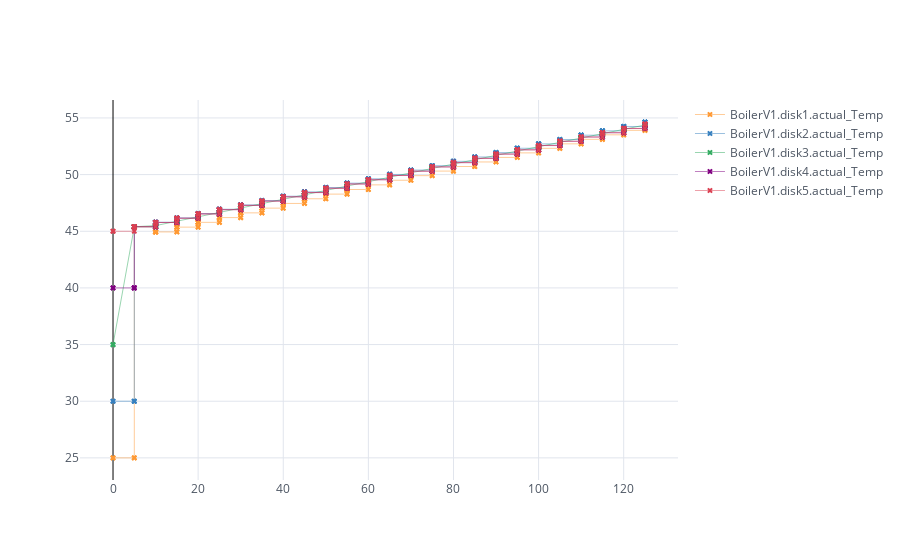

This figure's notebook cell:
### Code cell
# First try of entire Boiler form the exemple with only 5 disks.

@nodependencies
class BoilerV1(Entity, ElectricalDevice, WaterDevice):

    """ - - - - - - - PORTS - - - - - - - - - - """

    switch_boiler = Input(Resources.switch, "on")
    water_need = Input(Resources.water, 8)
    
    #hot_Water = Output(Resources.water,0) #Going to Shower and/or DW
    
    max_Capacity = Local(Resources.water,60)
    cons_Boiler = Local(Resources.electricity,4000)
    boiler_efficiency = Local(Resources.pourcent, 1)
    
    #max_Temp = Local(Resources.celsius,55)
    #actual_Capacity = Local(Resources.water,50)   Will see later
    #actual_Temp = Local(Resources.celsius,50)
    
    
    
    """ - - - - - - - SUBENTITIES - - - - - - - - - - """

    disk1 = MixingDisk()
    disk2 = MixingDisk()
    disk3 = MixingDisk()
    disk4 = MixingDisk()
    disk5 = MixingDisk()
    

    """ - - - - - - - STATES & TRANSITIONS - - - - - - - - - - """

    state = current = State()
    
    """ - - - - - - - INFLUENCES - - - - - - - - - - """
    influence_switch1 = Influence(source=switch_boiler, target=disk1.switch_boiler)
    influence_switch2 = Influence(source=switch_boiler, target=disk2.switch_boiler)
    influence_switch3 = Influence(source=switch_boiler, target=disk3.switch_boiler)
    influence_switch4 = Influence(source=switch_boiler, target=disk4.switch_boiler)
    influence_switch5 = Influence(source=switch_boiler, target=disk5.switch_boiler)
    
    influence_water_1 = Influence(source=water_need, target=disk1.water_drawn)
    influence_water_2 = Influence(source=water_need, target=disk2.water_drawn)
    influence_water_3 = Influence(source=water_need, target=disk3.water_drawn)
    influence_water_4 = Influence(source=water_need, target=disk4.water_drawn)
    influence_water_5 = Influence(source=water_need, target=disk5.water_drawn)
    
    
    
    #dep1 = Dependency(source="req_water_out", target=water_need)

    
    """ - - - - - - - UPDATES - - - - - - - - - - """
    
    influence_temp_up_1 = Influence(source = disk1.actual_Temp, target = disk1.temp_up)
    influence_temp_up_2 = Influence(source = disk1.actual_Temp, target = disk2.temp_up)
    influence_temp_up_3 = Influence(source = disk2.actual_Temp, target = disk3.temp_up)
    influence_temp_up_4 = Influence(source = disk3.actual_Temp, target = disk4.temp_up)
    influence_temp_up_5 = Influence(source = disk4.actual_Temp, target = disk5.temp_up)
    influence_temp_down_1 = Influence(source = disk2.actual_Temp, target = disk1.temp_down)
    influence_temp_down_2 = Influence(source = disk3.actual_Temp, target = disk2.temp_down)
    influence_temp_down_3 = Influence(source = disk4.actual_Temp, target = disk3.temp_down)
    influence_temp_down_4 = Influence(source = disk5.actual_Temp, target = disk4.temp_down)
    influence_temp_down_5 = Influence(source = disk5.actual_Temp, target = disk5.temp_down)

#elk.plot(Boiler())

bt=BoilerV1()
bt.electricity_in.value=4000

bt.disk1.actual_Temp.value = 25
bt.disk2.actual_Temp.value = 30
bt.disk3.actual_Temp.value = 35
bt.disk4.actual_Temp.value = 40
bt.disk5.actual_Temp.value = 45

"""sim1=Simulator(bt)
sim1.stabilize()
sim1.advance(200)
sim1.plot()  """  

sim1=Simulator(bt)
sim1.stabilize
for i in range(25):
    sim1.advance(5)
sim1.plot(level=2)    
sim1.traces.plot(traces=[bt.disk1.actual_Temp, bt.disk2.actual_Temp, bt.disk3.actual_Temp, bt.disk4.actual_Temp, bt.disk5.actual_Temp])

### Figure 1 — Plotly figure (JSON) as saved in the notebook; plotly's stock layout.template omitted (floating-point values rounded to 4 significant figures; data arrays with more than 128 entries replaced by an {"elided": "..."} marker saying what was removed)
{"data": [{"line": {"color": "rgba(255, 153, 51, 1.0)", "dash": "solid", "shape": "linear", "width": 0.5}, "marker": {"size": 5, "symbol": "x"}, "mode": "markers+lines", "name": "BoilerV1.disk1.actual_Temp", "text": "", "type": "scatter", "uid": "53f5213e-9e2f-444e-a000-69d6d60260ff", "x": {"elided": "201 int values"}, "y": {"elided": "201 float values"}}, {"line": {"color": "rgba(55, 128, 191, 1.0)", "dash": "solid", "shape": "linear", "width": 0.5}, "marker": {"size": 5, "symbol": "x"}, "mode": "markers+lines", "name": "BoilerV1.disk2.actual_Temp", "text": "", "type": "scatter", "uid": "7e035c3c-acea-4e92-bb4b-f49f593ea6e0", "x": {"elided": "201 int values"}, "y": {"elided": "201 float values"}}, {"line": {"color": "rgba(50, 171, 96, 1.0)", "dash": "solid", "shape": "linear", "width": 0.5}, "marker": {"size": 5, "symbol": "x"}, "mode": "markers+lines", "name": "BoilerV1.disk3.actual_Temp", "text": "", "type": "scatter", "uid": "80e367cd-8229-41a2-8ed8-c50c9ac9a2f9", "x": {"elided": "201 int values"}, "y": {"elided": "201 float values"}}, {"line": {"color": "rgba(128, 0, 128, 1.0)", "dash": "solid", "shape": "linear", "width": 0.5}, "marker": {"size": 5, "symbol": "x"}, "mode": "markers+lines", "name": "BoilerV1.disk4.actual_Temp", "text": "", "type": "scatter", "uid": "d14e9eb8-a68d-4609-aaf4-2b2aeb3d3827", "x": {"elided": "201 int values"}, "y": {"elided": "201 float values"}}, {"line": {"color": "rgba(219, 64, 82, 1.0)", "dash": "solid", "shape": "linear", "width": 0.5}, "marker": {"size": 5, "symbol": "x"}, "mode": "markers+lines", "name": "BoilerV1.disk5.actual_Temp", "text": "", "type": "scatter", "uid": "eed654be-81a6-408a-ba3f-ca7f3eb17e4a", "x": {"elided": "201 int values"}, "y": {"elided": "201 float values"}}], "layout": {"autosize": true, "legend": {"bgcolor": "#FFFFFF", "font": {"color": "#4D5663"}}, "paper_bgcolor": "#FFFFFF", "plot_bgcolor": "#FFFFFF", "title": {"font": {"color": "#4D5663"}}, "xaxis": {"autorange": true, "gridcolor": "#E1E5ED", "range": [-7.61, 132.6], "showgrid": true, "tickfont": {"color": "#4D5663"}, "title": {"font": {"color": "#4D5663"}, "text": ""}, "type": "linear", "zerolinecolor": "black"}, "yaxis": {"autorange": true, "gridcolor": "#E1E5ED", "range": [22.92, 56.71], "showgrid": true, "tickfont": {"color": "#4D5663"}, "title": {"font": {"color": "#4D5663"}, "text": ""}, "type": "linear", "zerolinecolor": "black"}}}
